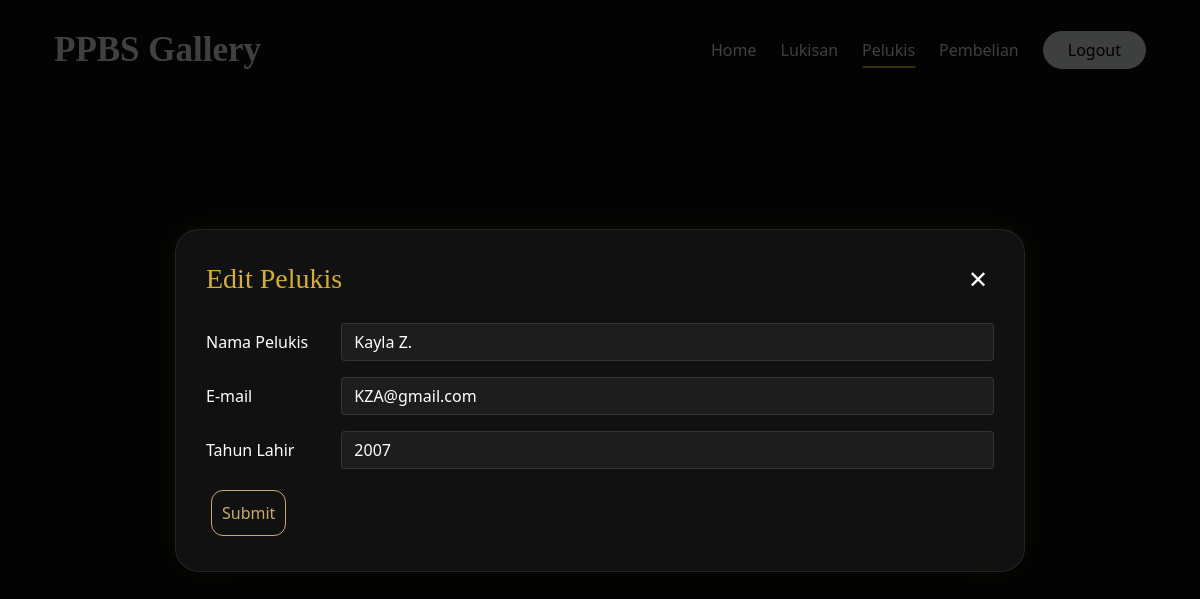
The app's page /pelukis.php?op=edit&id_pelukis=2 with its own data.
### tables this page shows
CREATE TABLE `pelukis` (
  `id_pelukis` int(11) NOT NULL,
  `nama_pelukis` varchar(50) NOT NULL,
  `tahun_lahir` int(11) DEFAULT NULL,
  `email` varchar(50) DEFAULT NULL
);

### pelukis.php (the view, shortened to what this page needs)
<?php include 'koneksi.php';
$nama_pelukis   = "";
$email          = "";
$tahun_lahir    = "";
if(isset($_GET['op'])) {
    $op = $_GET['op'];
} else {
    $op = "";
}
if($op == 'edit') {
    $id_pelukis     = $_GET['id_pelukis'];
    $sql1           = "SELECT * FROM pelukis where id_pelukis = '$id_pelukis'";
    $q1             = mysqli_query($koneksi, $sql1);
    $r1             = mysqli_fetch_array($q1);
    $nama_pelukis   = $r1['nama_pelukis'];
    $email          = $r1['email'];
    $tahun_lahir    = $r1['tahun_lahir'];
}
?>
<!DOCTYPE html>
<html lang="en">
<head>
    <link href="https://cdn.jsdelivr.net/npm/bootstrap@5.0.2/dist/css/bootstrap.min.css" rel="stylesheet">
    <link rel="stylesheet" href="styles.css?v=1">
</head>
<body style="background:#0d0d0d;color:white;">
    <div class="container">
        <nav class="navbar navbar-expand-lg py-4">
                <div class="container-fluid">
                    <span style="font-family:'Times New Roman',serif; font-size:35px; font-weight:bold; color:white;">
                        PPBS Gallery
                    </span>
                    <div class="ms-auto d-flex align-items-center gap-4">
                        <a class="text-decoration-none text-light" href="home.php">
                            Home
                        </a>
                            <a class="text-decoration-none text-light" href="lukisan.php">Lukisan</a>
                            <a class="text-decoration-none text-light active-link" href="pelukis.php">Pelukis</a>
                            <a class="text-decoration-none text-light" href="pembelian.php">Pembelian</a>
                        <a class="btn btn-light rounded-pill px-4"
                            href="logout.php"
                            onclick="return confirm('Yakin mau logout?')">
                            Logout
                        </a>
                    </div>
                </div>
            </nav>
                <div class="modal-container" id="modalContainer">
            <div class="custom-modal">
                <div class="modal-header-custom">
                    <h3>
                        <?php echo ($op == 'edit') ? 'Edit Pelukis' : 'Tambah Pelukis'; ?>
                    </h3>
                    <button id="closeModal" class="close-btn">
                        ✕
                    </button>
                </div>
                <div class="modal-body-custom">
                    <form action="" method="POST" enctype="multipart/form-data">
                        <div class="mb-3 row">
                            <label for="nama_pelukis" class="col-sm-2 col-form-label">Nama Pelukis</label>
                            <div class="col-sm-10">
                                <input type="text" class="form-control" id="nama_pelukis" name="nama_pelukis" value="<?php echo $nama_pelukis ?>">
                            </div>
                        </div>
                        <div class="mb-3 row">
                            <label for="email" class="col-sm-2 col-form-label">E-mail</label>
                            <div class="col-sm-10">
                                <input type="email" placeholder="example@gmail.com" class="form-control" id="email" name="email" value="<?php echo $email ?>">
                            </div>
                        </div>
                        <div class="mb-3 row">
                            <label for="tahun_lahir" class="col-sm-2 col-form-label">Tahun Lahir</label>
                            <div class="col-sm-10">
                                <input type="text" class="form-control" id="tahun_lahir" name="tahun_lahir" value="<?php echo $tahun_lahir ?>">
                            </div>
                        </div>
                        <div class="col-12">
                            <input type="submit" name="submit" value="Submit" class="btn-dark-custom">
                        </div>
                    </form>
                </div>
            </div>
        </div>
        <br><br>
    </div>
</body>
</html>

### styles.css (style rules this page uses)
.active-link { position: relative; font-weight: 500; }
.active-link::after { content: ""; position: absolute; left: 0; bottom: -6px; width: 100%; height: 2px; background: white; }
.text-light { position: relative; }
.text-light::after { content:''; position:absolute; left:50%; bottom:-6px; width:0; height:2px; background:#d4af37; transition:all .3s ease; transform:translateX(-50%); }
.text-light:hover::after, .active-link::after { width:100%; }
.btn-dark-custom { flex:1; background:transparent; border:1px solid rgba(255,255,255,.15); border-color:#c9a96e; color:#c9a96e; border-radius:12px; padding:10px; text-decoration:none; text-align:center; margin: 5px; }
.modal-container { position:fixed; inset:0; background:rgba(0,0,0,.75); display:flex; justify-content:center; align-items:center; opacity:0; pointer-events:none; transition:.3s; z-index:9999; }
.modal-container.show { opacity:1; pointer-events:auto; }
.custom-modal { width:850px; max-width:90%; max-height:85vh; overflow-y:auto; background:#111; border:1px solid rgba(255,255,255,.08); border-radius:24px; padding:30px; box-shadow: 0 20px 60px rgba(0,0,0,.6), 0 0 30px rgba(212,175,55,.08); animation:popup .35s ease; }
.modal-header-custom { display:flex; justify-content:space-between; align-items:center; margin-bottom:25px; }
.modal-header-custom h3 { color:#d4af37; margin:0; font-family:'Cormorant Garamond',serif; }
.close-btn { background:none; border:none; color:white; font-size:24px; cursor:pointer; }
.modal-body-custom { color:white; }
.form-control, .form-select { background: rgba(255,255,255,0.05); border: 1px solid rgba(255,255,255,0.1); color:white; }
body { background:#050505; color:white; font-family: "Segoe UI", sans-serif; }

### records on screen
pelukis: nama_pelukis "Kayla Z.", email "KZA@gmail.com", tahun_lahir "2007"
